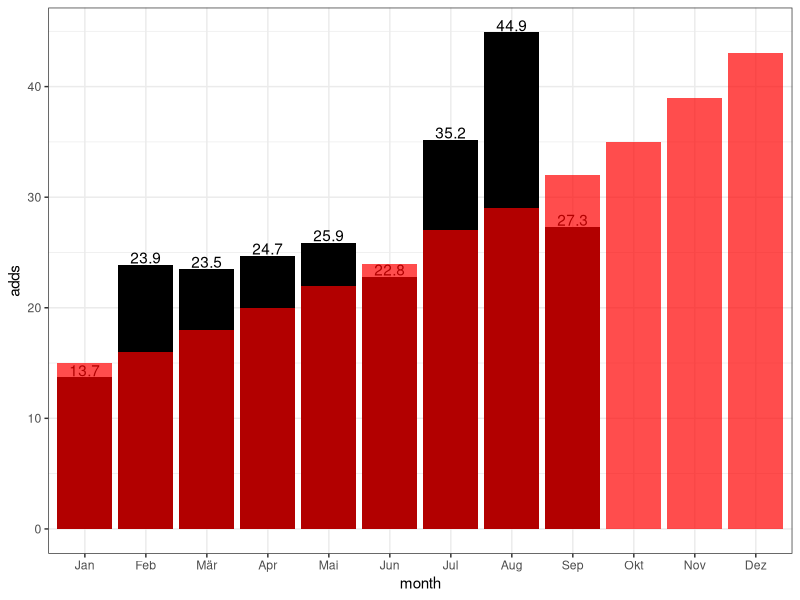
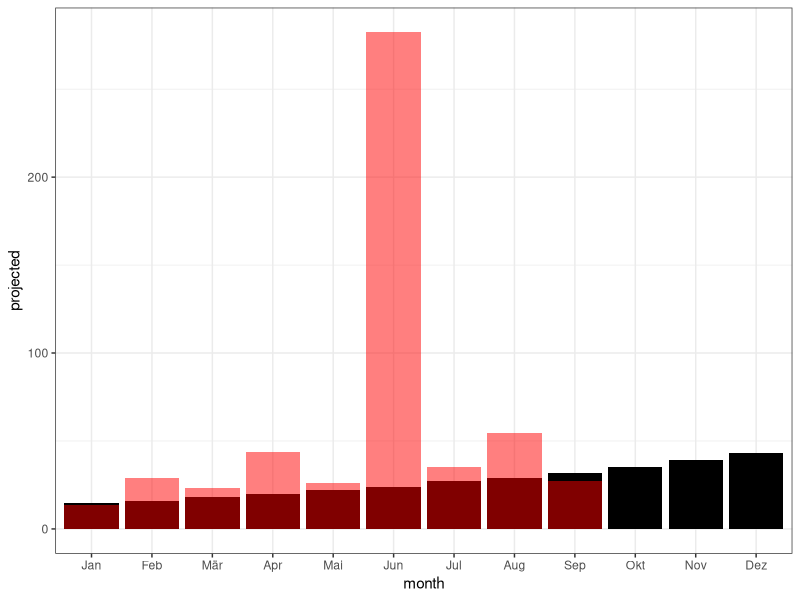
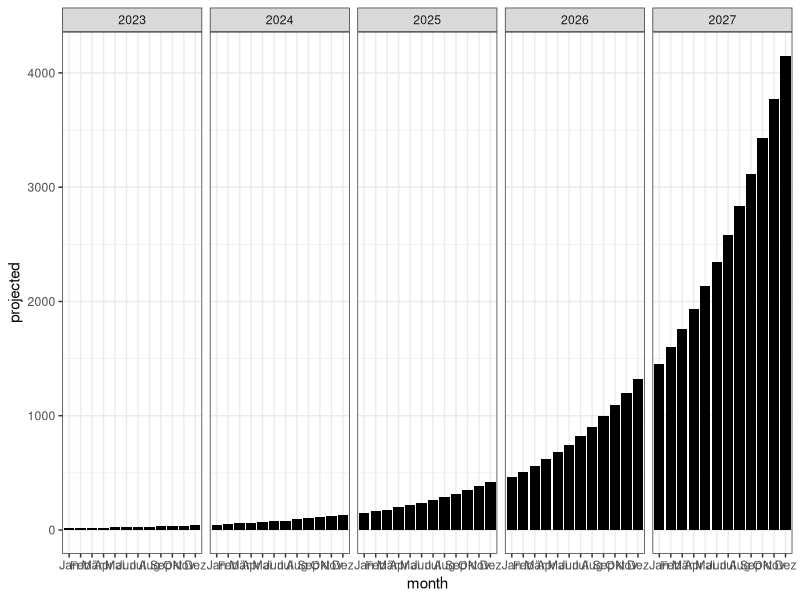

Write R code to recreate these figures, in order.
library(tidyverse)
library(readxl)
theme_set(theme_bw())

d <- read_excel("compounding_growth_10_percent.xlsx") %>% 
  mutate(month = factor(month, 
                        levels = c("Jan", "Feb", "Mär", "Apr", "Mai", "Jun",
                                   "Jul", "Aug", "Sep", "Okt", "Nov", "Dez"))) %>% 
  mutate(projected = round(projected))

ggplot(d %>% 
         filter(year == 2023) %>% 
         mutate(adds = round(adds, 1)), 
       aes(x = month, y = adds))+
  geom_bar(stat = "identity", fill = "black")+
  geom_text(aes(label = adds), vjust = -.1) +
  geom_bar(aes(x = month, y = projected), 
           stat = "identity", 
           fill = "red", alpha = 0.7)


ggplot(d %>% filter(year == 2023))+
  geom_bar(aes(x = month, y = projected), 
           stat = "identity", fill = "black")+
  geom_bar(aes(x = month, y = total_earnings), 
           stat = "identity", 
           fill = "red", alpha = 0.5)


ggplot(d %>% filter(year %in% c(2023:2027)))+
  geom_bar(aes(x = month, y = projected), 
           stat = "identity", fill = "black")+
  facet_grid(.~year)




# 
# result <- vector("numeric", 1) # prepare a container
# i <- 15
# while (i < 10000) {
#   print( i )
#   i = i*1.1
#   result[i] = i
# }
# 
# res <- result %>% 
#   as_tibble() %>% 
#   filter( !is.na(value) ) %>% 
#   mutate(value = case_when(
#     value == 0 ~ 15,
#     TRUE ~ value
#   )) %>% 
#   rename(projected = value) %>% 
#   rowid_to_column() %>% 
#   rename(month = rowid) %>% 
#   mutate(year = case_when(
#     between(month, 1, 12)  ~ 2023,
#     between(month, 13, 24) ~ 2024,
#     between(month, 25, 36) ~ 2025,
#     between(month, 37, 48) ~ 2026,
#     between(month, 49, 60) ~ 2027,
#     between(month, 61, 72) ~ 2028
#   )) 
